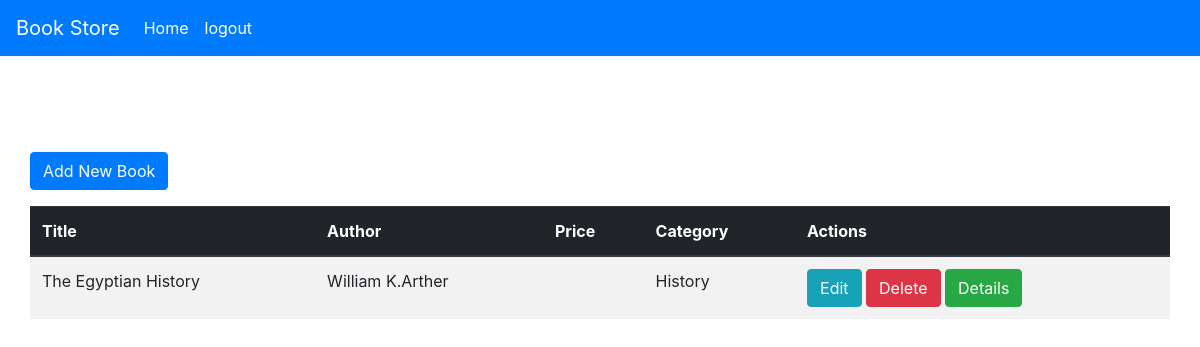
The app's page /Admin/index.php (signed in), older data.
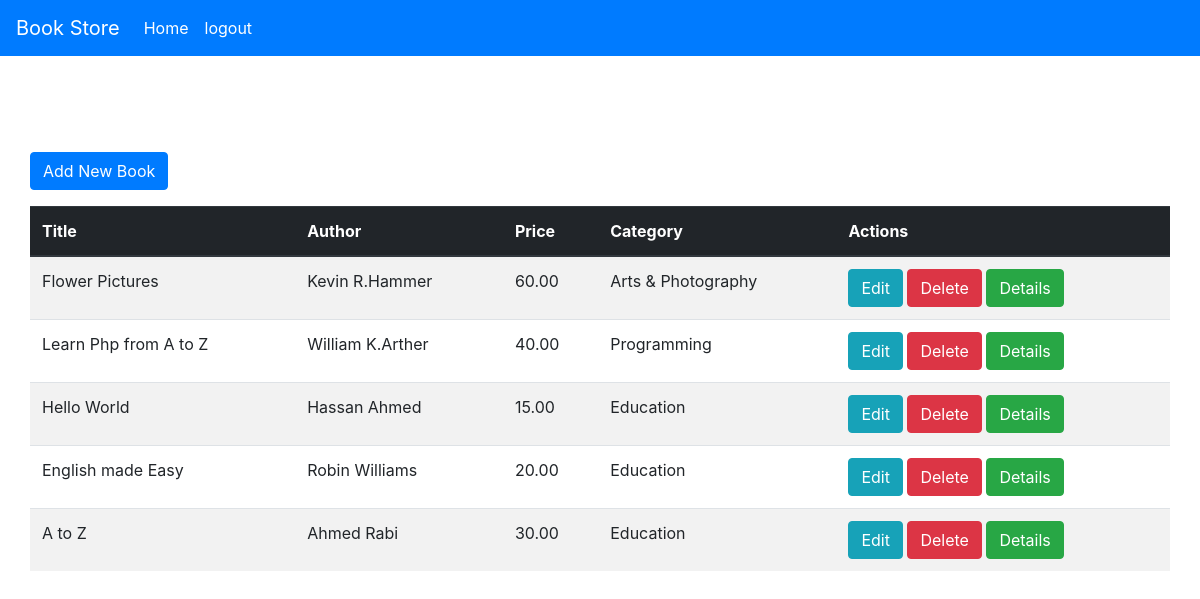
The same page, newer data.
### tables this page shows
CREATE TABLE `books` (
  `id` int(11) NOT NULL,
  `category` int(11) NOT NULL,
  `title` varchar(150) NOT NULL,
  `author` varchar(200) NOT NULL,
  `price` decimal(10,2) NOT NULL,
  `Cover` varchar(255) DEFAULT NULL
);

CREATE TABLE `book_category` (
  `id` int(11) NOT NULL,
  `Category` varchar(150) NOT NULL
);

### Helper/Helper.php (called while the page is built, shortened)
<?php
    require 'BookModel.php';
    class DataBaseManger {
        var $servername = "localhost";
        var $username = "root";
        var $password_ = "";
        var $db = "route_bookstore";
        var $conn;
        function __construct(){
            $this->conn =  new mysqli($this->servername,$this->username,$this->password_,$this->db);
        }
        function GetAllBooks(){
            $books = [];
            $query = "select b.id,b.author,b.title,b.price,bc.category,b.Cover
            from books b , book_category bc
            where b.category = bc.id
            GROUP by b.id";
            if($this->conn){
                $result = mysqli_query($this->conn,$query);
                if (mysqli_num_rows($result) > 0) {
                    while($row = mysqli_fetch_assoc($result)){
                        $book = new Book($row["title"],$row["author"],$row["category"],$row["price"],$row["Cover"]);
                        $book->setID($row["id"]);
                        array_push($books,$book);
                    }
                }
            }
            return $books;
        }
    }
?>

### Helper/BookModel.php (called while the page is built, shortened)
<?php
    class Book {
        function __construct($title,$author,$category,$price,$photo)
        {
            $this->title = $title;
            $this->author = $author;
            $this->category = $category;
            $this->price = $price;
        }
        function setID ($id){
            $this->id = $id;
        }
    }
?>

### Admin/index.php (the view, shortened to what this page needs)
<?php
    require '../Helper/Helper.php';
    if(isset($_SESSION["username"]) || isset($_COOKIE["username"])){
       $dbm = new DataBaseManger();
       $books = $dbm -> GetAllBooks();
    }else{
        Header("Location: Login");
    }
?>
<!doctype html>
<html lang="en">
<head>
    <link rel="stylesheet" href="styles/bootstrap.min.css" >
    <link rel="stylesheet" href="styles/style.css" />
</head>
<body>
    <nav class="navbar navbar-expand-sm navbar-dark bg-primary">
        <a class="navbar-brand" href="../index.php">Book Store</a>
        <div class="collapse navbar-collapse" id="collapsibleNavId">
            <ul class="navbar-nav mr-auto mt-2 mt-lg-0">
                <li class="nav-item active">
                    <a class="nav-link" href="../index.php">Home <span class="sr-only">(current)</span></a>
                </li>
                <li class="nav-item active">
                    <a class="nav-link" href="../logout.php">logout</span></a>
                </li>
            </ul>
        </div>
    </nav>
    <div class="container" style="padding-top:5em">
        <div class="row">
            <div class="py-3">
              <a href="Create" class="btn btn-primary">Add New Book</a>
            </div>
            <table class="table table-striped">
                <thead class="thead-dark">
                    <tr>
                        <th>Title</th>
                        <th>Author</th>
                        <th>Price</th>
                        <th>Category</th>
                        <th>Actions</th>
                    </tr>
                </thead>
                <tbody>
                    <?php
                    foreach($books as $book){
                        echo '<tr>
                        <td>'.$book->title.'</td>
                        <td>'.$book->author.'</td>
                        <td>'.$book->price.'</td>
                        <td>'.$book->category.'</td>
                        <td><a href="Edit/index.php?id='.$book->id.'" class="btn btn-info">Edit</a>
                        <a href="Delete/index.php?id='.$book->id.'" class="btn btn-danger">Delete</a>
                        <a href="Details.php?id='.$book->id.'" class="btn btn-success">Details</a>
                        </td>
                        </tr>';
                    }
                    ?>
                </tbody>
            </table>
        </div>
    </div>
</body>
</html>

Row changes from the older to the newer data that the page shows:
removed books: title "The Egyptian History", author "William K.Arther", category.Category "History"
added books: title "Flower Pictures", author "Kevin R.Hammer", price "60.00", category.Category "Arts & Photography"
added books: title "Learn Php from A to Z", author "William K.Arther", price "40.00", category.Category "Programming"
added books: title "Hello World", author "Hassan Ahmed", price "15.00", category.Category "Education"
added books: title "English made Easy", author "Robin Williams", price "20.00", category.Category "Education"
added books: title "A to Z", author "Ahmed Rabi", price "30.00", category.Category "Education"
